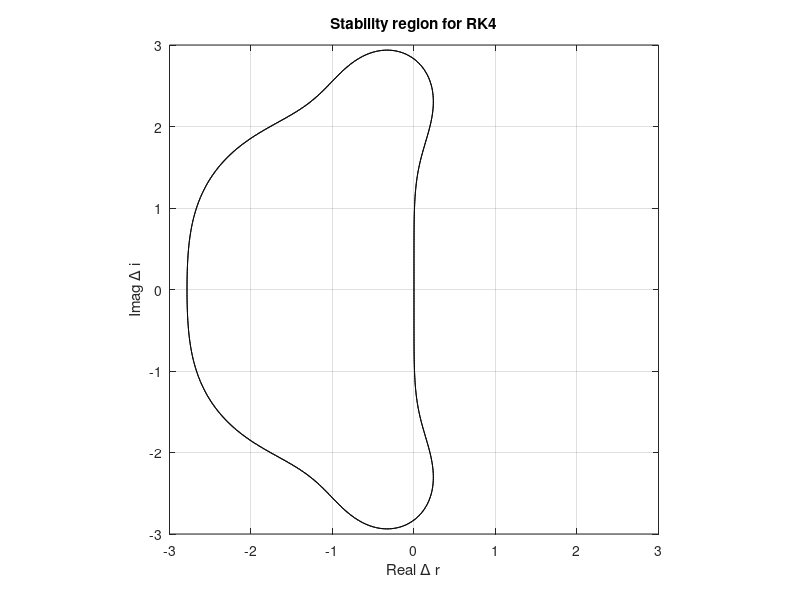

This figure's MATLAB source:
% Specify x range and number of points
clear all
x_init= -3;
x_end =  3;
num_x = 301;
% Specify y range and number of points
y_init = -3;
y_end =  3;
num_x = 301;
% Construct mesh
x_vals  = linspace(x_init,x_end,num_x);
y_vals  = linspace(y_init,y_end,num_x);
[x,y] = meshgrid(x_vals,y_vals);
% Calculate z
DET = x + i*y;
% 4th order Runge-Kutta growth factor
g_n = 1 +DET + 0.5*DET.^2 + (1/6)*DET.^3+(1/24)*DET.^4;
% Calculate magnitude of g
gmag = abs(g_n);
% Plot contours of gmag
contour(x,y,gmag,[1 1],'k-');
hold on
contour(x,y,gmag,[1 1],'k-');
axis([x_init,x_end,y_init,y_end]);
axis('square');
xlabel('Real \Delta r');
ylabel('Imag \Delta i');
title('Stability region for RK4')
hold off
grid on;